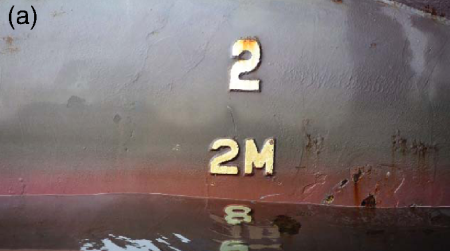
#> input picture DroneProject/data/images/image_01.png, 450 x 251 px, found by its file name
$ python WaterLineDetectorDemo.py
#> lines starting #> are read from the running program, lines starting #| are printed output that depends on the picture; after the words box and inside, x2 and y2 are one past the last pixel; in counts of white or black regions, pixels touching at a corner belong together
#> in main, img is the input picture: shape (251, 450, 3); mean B, G, R 109.9, 110.4, 121.2
### DroneProject/src/draft_estimation/Board.py
import numpy as np
import cv2
from Colors import Color


class Board:
    def __init__(self, img, rows, cols):
#> called with rows = 2, cols = 2
        self.rows = rows
        self.cols = cols
        h, w, _ = img.shape
#> h = 251; w = 450
        self.board = 255 * np.zeros((rows*h+rows-1, cols*w+cols-1, 3), dtype=np.uint8)
        for y in range(1, cols+1):
            y = y*h+y-1
            cv2.line(self.board, (0, y), (cols*w+cols-1, y), Color.WHITE.value, thickness=1)
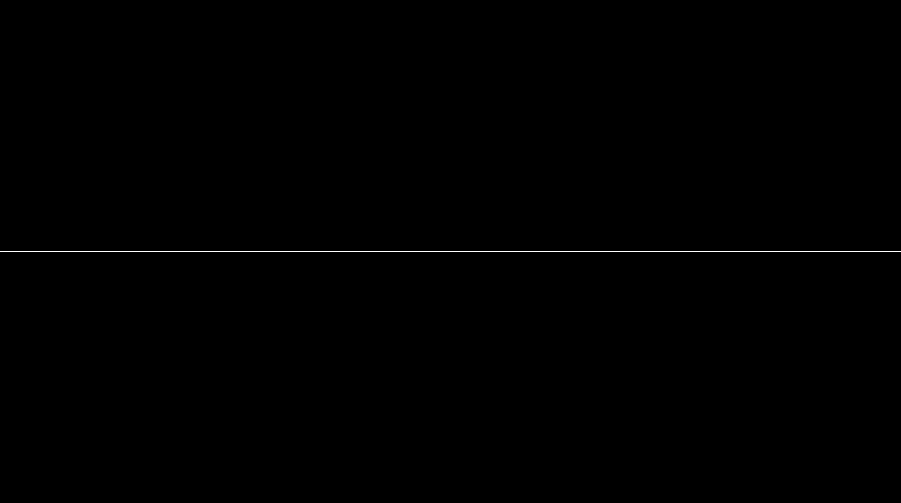
#> self.board: shape (503, 901, 3); 0.2% white in thin lines or dots, all inside (x1, y1, x2, y2) = (0, 251, 901, 252)
        for x in range(1, rows+1):
            x = x*w+x-1
            cv2.line(self.board, (x, 0), (x, rows*h+rows-1), Color.WHITE.value, thickness=1)
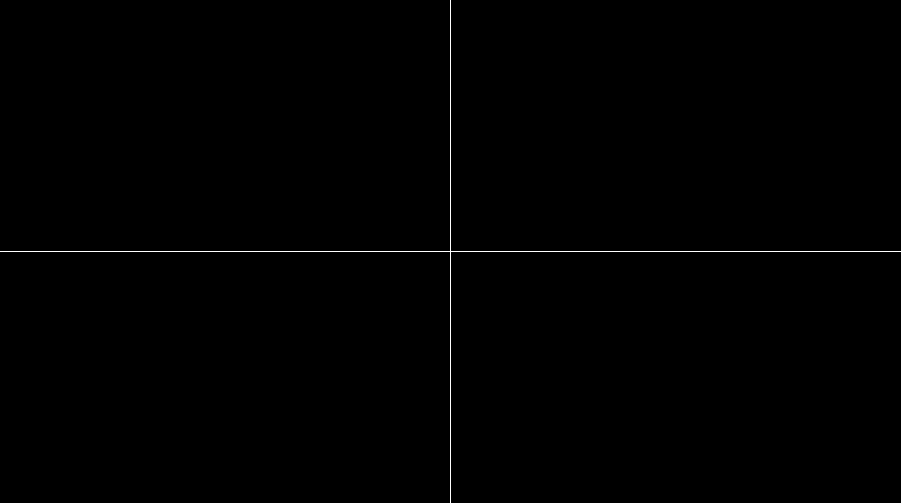
#> self.board: shape (503, 901, 3); 0.31% white in thin lines or dots

    # [15 lines left out: function draw_marks, not called in this run]

    def draw_img(self, img, x1, y1):
#> called with x1 = 0, y1 = 0
        if not (0 <= x1 <= self.rows) or not (0 <= y1 <= self.cols):
            raise ValueError

        h, w, _ = img.shape
#> h = 251; w = 450
        x, y = y1*w+y1, x1*h+x1
#> x = 0; y = 0
        self.board[y:y+h, x:x+w] = img
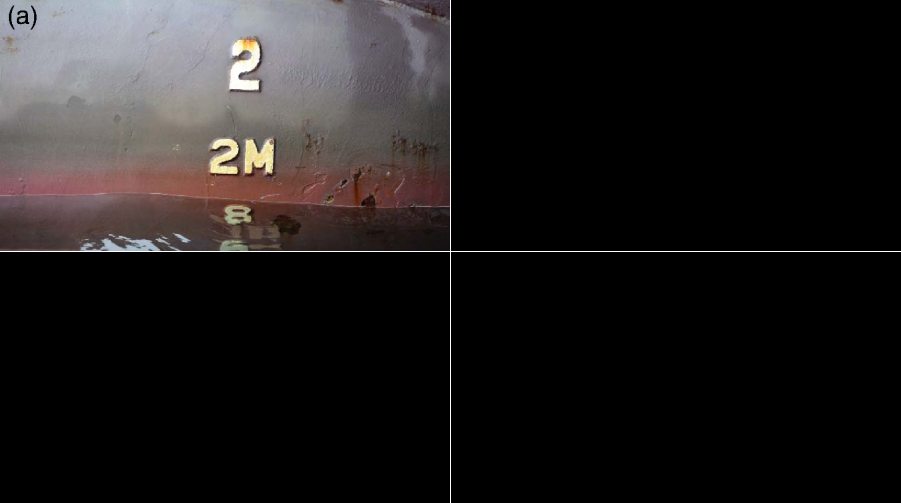
#> self.board: shape (503, 901, 3); mean of channels 0, 1, 2 28.2, 28.3, 31; drawn as B, G, R


    def show(self):
        cv2.imshow("", self.board)
        cv2.waitKey(0)

### DroneProject/src/draft_estimation/WaterLineDetectorDemo.py
import cv2
from DraftMarkRecognition import DraftMark
from WaterLineDetection import WaterLineDetector
from Colors import Color
from Board import Board


def draw_into_img(org, rect, new):
    x, y, w, h = rect
    org[y:y+h, x:x+w] = new[y:y+h, x:x+w]


drawing = False # true if mouse is pressed
ix,iy = -1,-1
irect = None
iimg = None
# mouse callback function
def draw_rect(event,x,y,flags,param):
    global ix,iy,drawing,iimg,irect
    if event == cv2.EVENT_LBUTTONDOWN:
        drawing = True
        ix,iy = x,y
    elif event == cv2.EVENT_MOUSEMOVE:
        if drawing == True:
            cv2.rectangle(iimg,(ix,iy),(x,y),Color.GREEN.value,-1)
    elif event == cv2.EVENT_LBUTTONUP:
        drawing = False
        cv2.rectangle(iimg,(ix,iy),(x,y),Color.GREEN.value,-1)
        irect = ix, iy, x-ix, y-iy


def get_rect(img):
    global iimg, irect
    iimg = img
    cv2.namedWindow('image')
    cv2.setMouseCallback('image', draw_rect)
    while(1):
        cv2.imshow('image',img)
        k = cv2.waitKey(1) & 0xFF
#> (key Esc is pressed here)
        if k == 13:
            r = irect
            irect = None
            cv2.destroyAllWindows()
            return r


def main(img_path):
    img = cv2.imread(img_path)
    board = Board(img, 2, 2)
    board.draw_img(img, 0, 0)
#> (the run stopped early here; a loop or call above may not have finished)

$ run again, with DroneProject/data/images/image_02.png copied over DroneProject/data/images/image_01.png
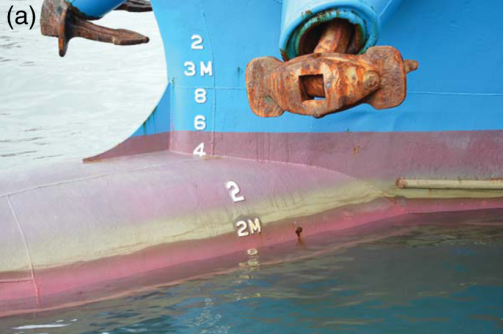
#> input picture DroneProject/data/images/image_02.png, 503 x 334 px, found by its file name
#> in main, img is the input picture: shape (334, 503, 3); mean B, G, R 155, 146.2, 135.3
#> in draw_img, `self.board[y:y+h, x:x+w] = img`:
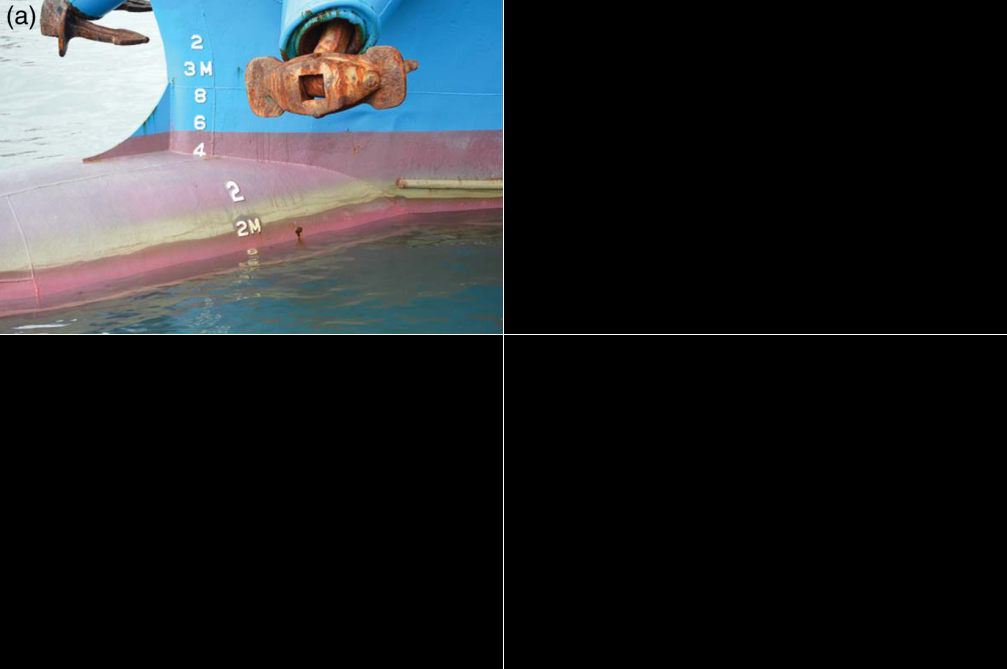
#> self.board: shape (669, 1007, 3); mean of channels 0, 1, 2 39.3, 37.1, 34.4; drawn as B, G, R

$ run again, with DroneProject/data/images/image_03.png copied over DroneProject/data/images/image_01.png
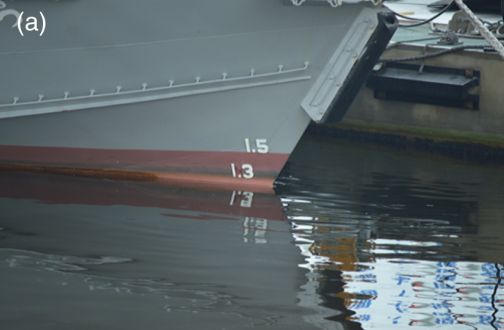
#> input picture DroneProject/data/images/image_03.png, 504 x 330 px, found by its file name
#> in main, img is the input picture: shape (330, 504, 3); mean B, G, R 101.4, 98.5, 88.7
#> after the loop in __init__, `for y in range(1, cols+1):`:
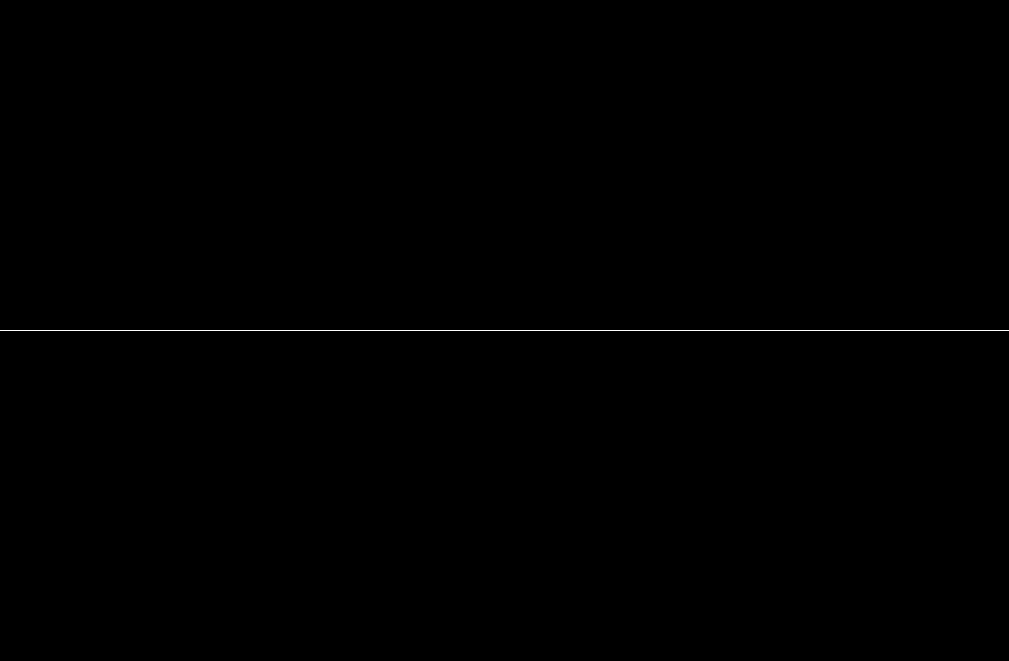
#> self.board: shape (661, 1009, 3); 0.15% white in thin lines or dots, all inside (x1, y1, x2, y2) = (0, 330, 1009, 331)
#> in draw_img, `self.board[y:y+h, x:x+w] = img`:
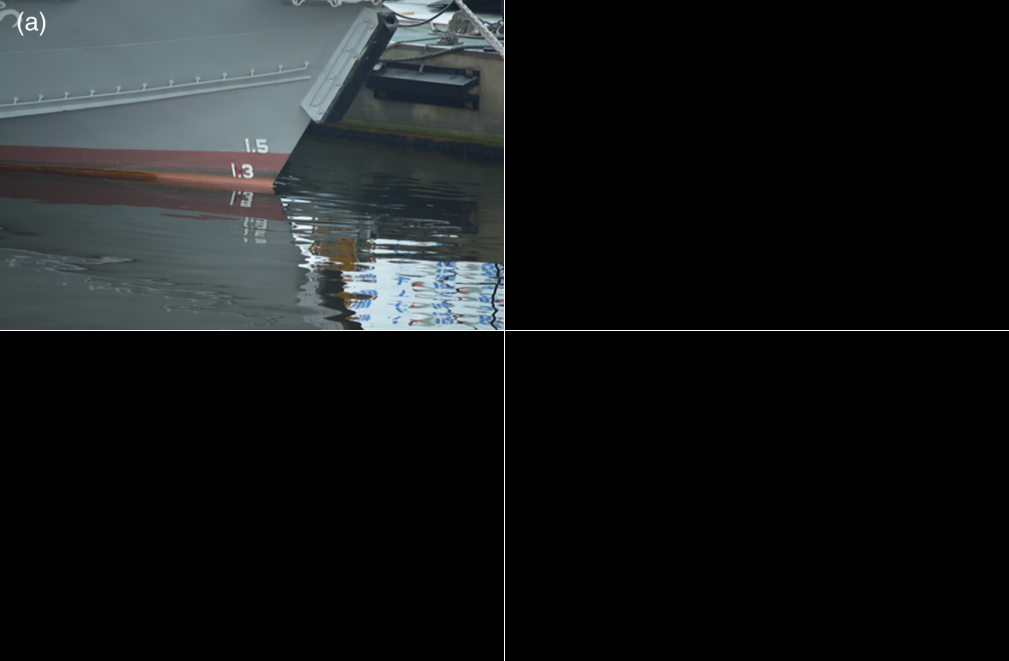
#> self.board: shape (661, 1009, 3); mean of channels 0, 1, 2 25.9, 25.2, 22.7; drawn as B, G, R

$ run again, with DroneProject/data/images/image_04.png copied over DroneProject/data/images/image_01.png
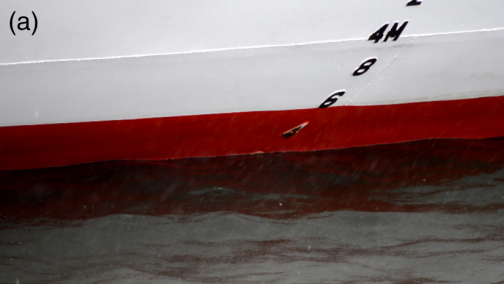
#> input picture DroneProject/data/images/image_04.png, 504 x 284 px, found by its file name
#> in main, img is the input picture: shape (284, 504, 3); mean B, G, R 102.5, 103.4, 123.3
#> after the loop in __init__, `for x in range(1, rows+1):`:
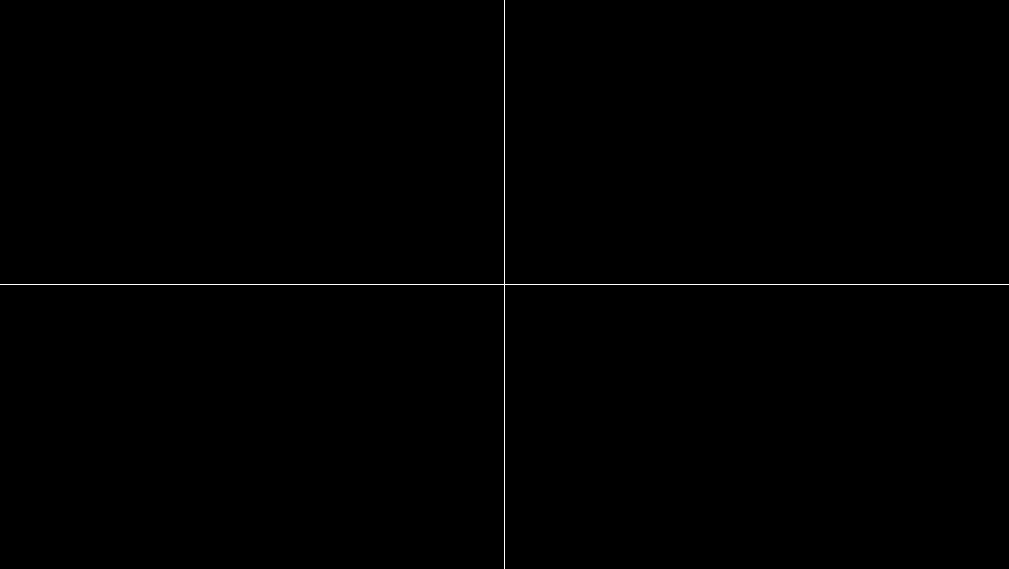
#> self.board: shape (569, 1009, 3); 0.27% white in thin lines or dots
#> in draw_img, `self.board[y:y+h, x:x+w] = img`:
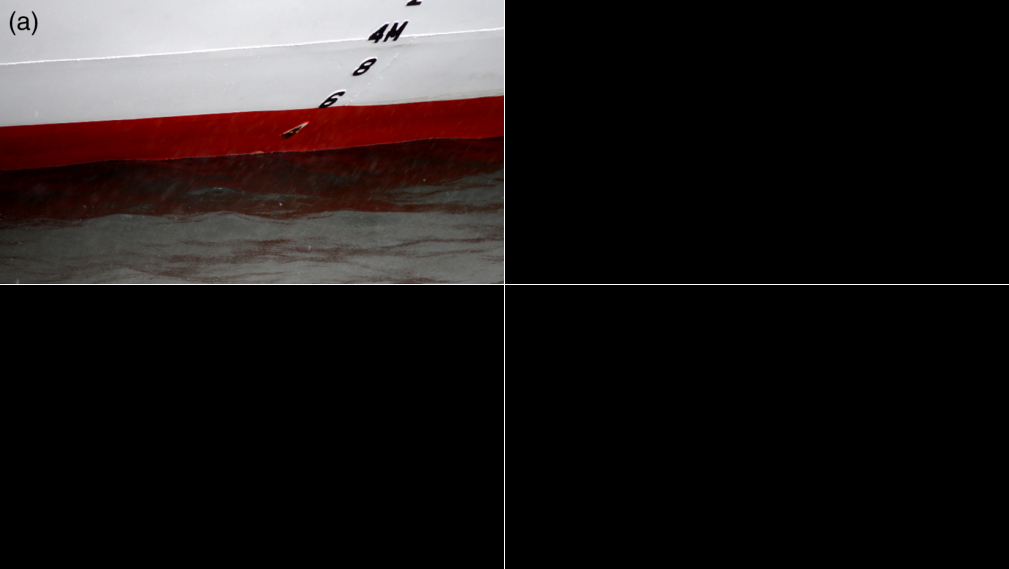
#> self.board: shape (569, 1009, 3); mean of channels 0, 1, 2 26.3, 26.5, 31.4; drawn as B, G, R
